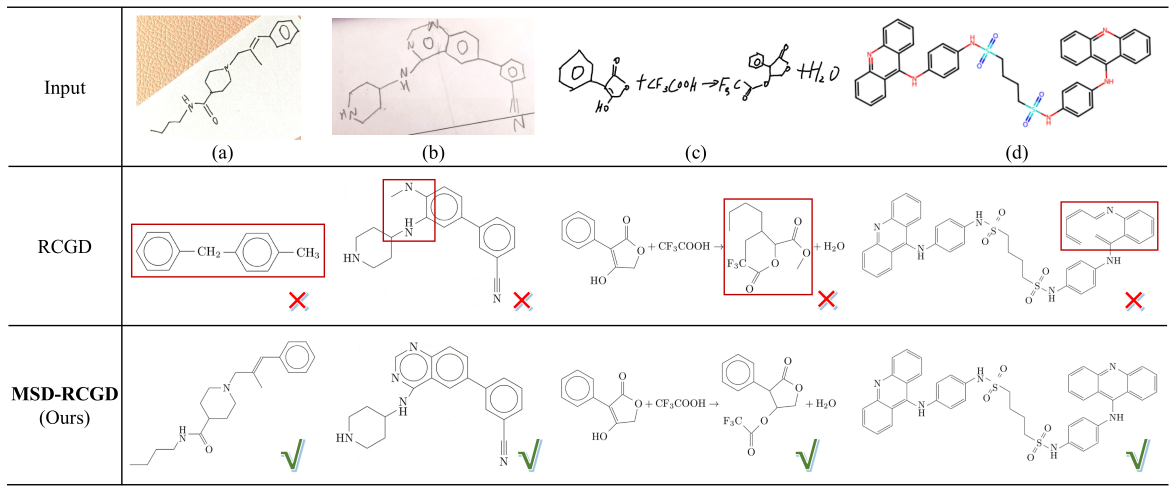
#> input picture img/Case_study.png, 2346 x 981 px (shown at 1/2 size)
$ python -i data_aug.py   (imports and definitions only)
#> lines starting #> are read from the running program, lines starting #| are printed output that depends on the picture
#> further down, picture is the input picture: shape (981, 2346, 3); mean B, G, R 244.4, 245, 246.6
import os
import cv2
import numpy
import random

#img [h, w, c] in [0,255]
# [59 lines left out: functions Generate_PadLine, Generate_PadRow, local_medblur, not called in this run]

#img [h, w, c]
def motion_blur(img):
    # [6 lines of commented-out code are left out]
    image = numpy.array(img)
    degree = random.randint(8,12)
    angle = random.randint(45,60)
    # degree = 16
    # angle = 60
    M = cv2.getRotationMatrix2D((degree / 2, degree / 2), angle, 1)
    motion_blur_kernel = numpy.diag(numpy.ones(degree))
    motion_blur_kernel = cv2.warpAffine(motion_blur_kernel, M, (degree, degree))
    motion_blur_kernel = motion_blur_kernel / degree
    blurred = cv2.filter2D(image, -1, motion_blur_kernel)
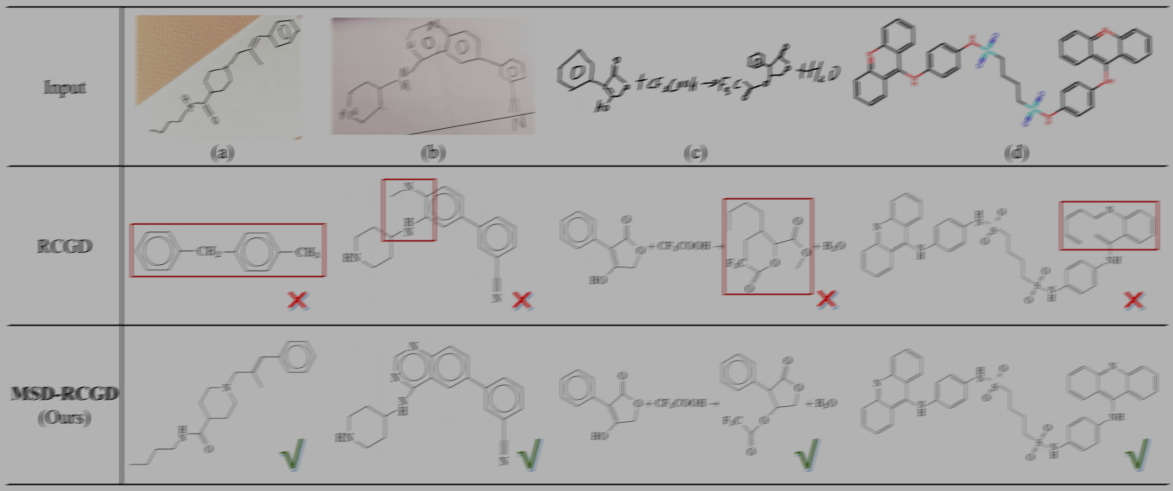
#> blurred: shape (981, 2346, 3) (shown at 1/2 size); mean B, G, R 170.5, 170.9, 172
    cv2.normalize(blurred, blurred, 0.0, 255.0, cv2.NORM_MINMAX)
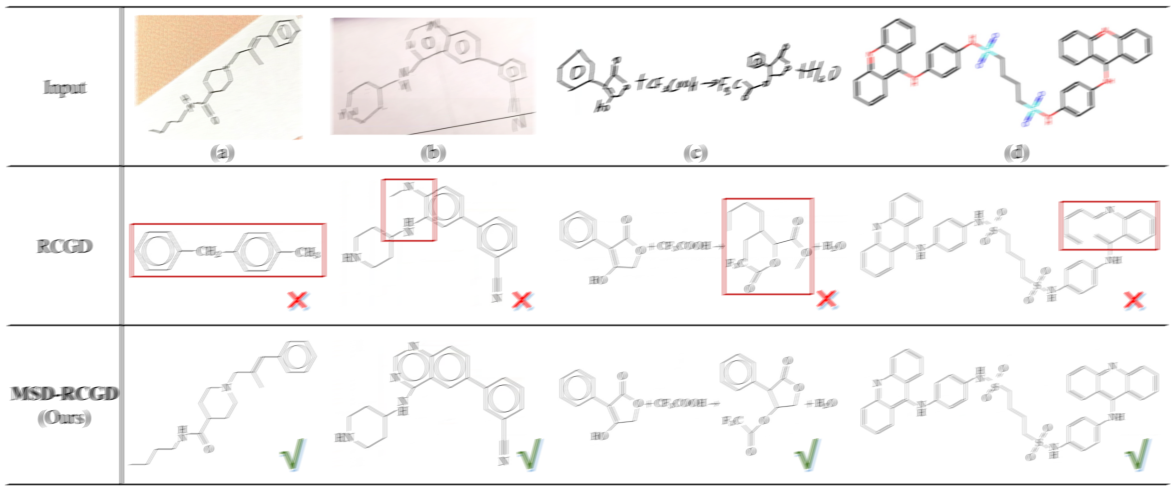
#> blurred: shape (981, 2346, 3) (shown at 1/2 size); mean B, G, R 244.3, 244.9, 246.5
    # img = blurred.transpose([2, 0, 1])
    img = blurred
    return img

#img [h, w, c]
# [22 lines left out: functions gaussian_blur, random_scale_downup, not called in this run]

>>> import cv2
>>> picture = cv2.imread('../img/Case_study.png')
>>> result = motion_blur(picture)

$ run again, on img/Framework.png
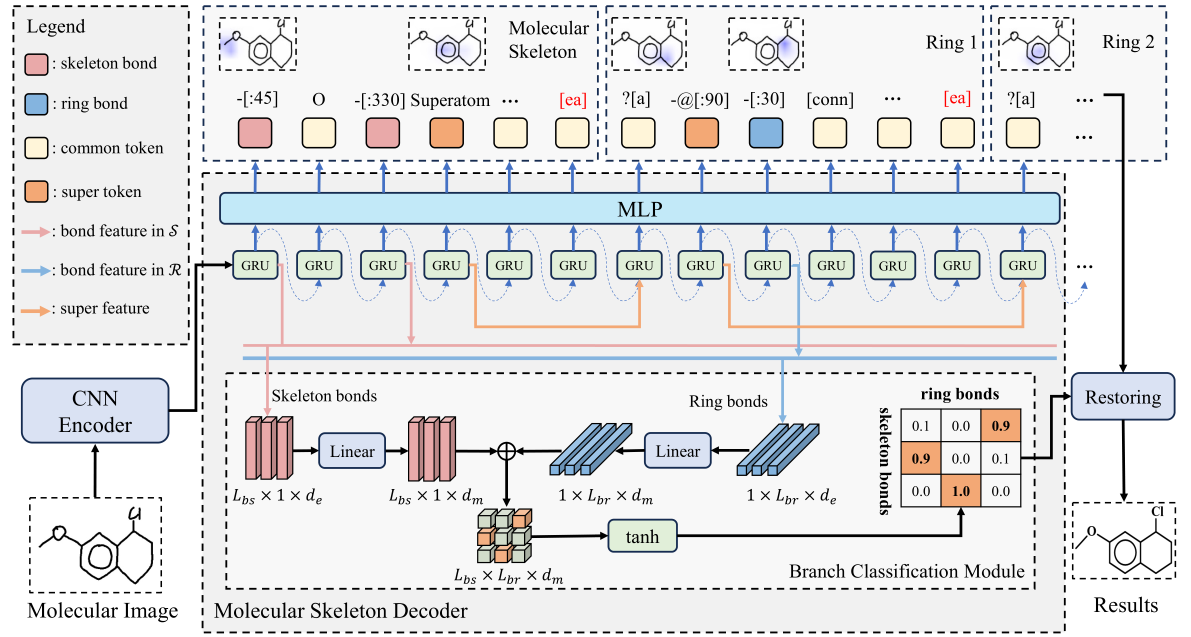
#> input picture img/Framework.png, 2381 x 1274 px (shown at 1/2 size)
#> picture is the input picture: shape (1274, 2381, 3); mean B, G, R 229.1, 228.1, 227.1
#> in motion_blur, `blurred = cv2.filter2D(image, -1, motion_blur_kernel)`:
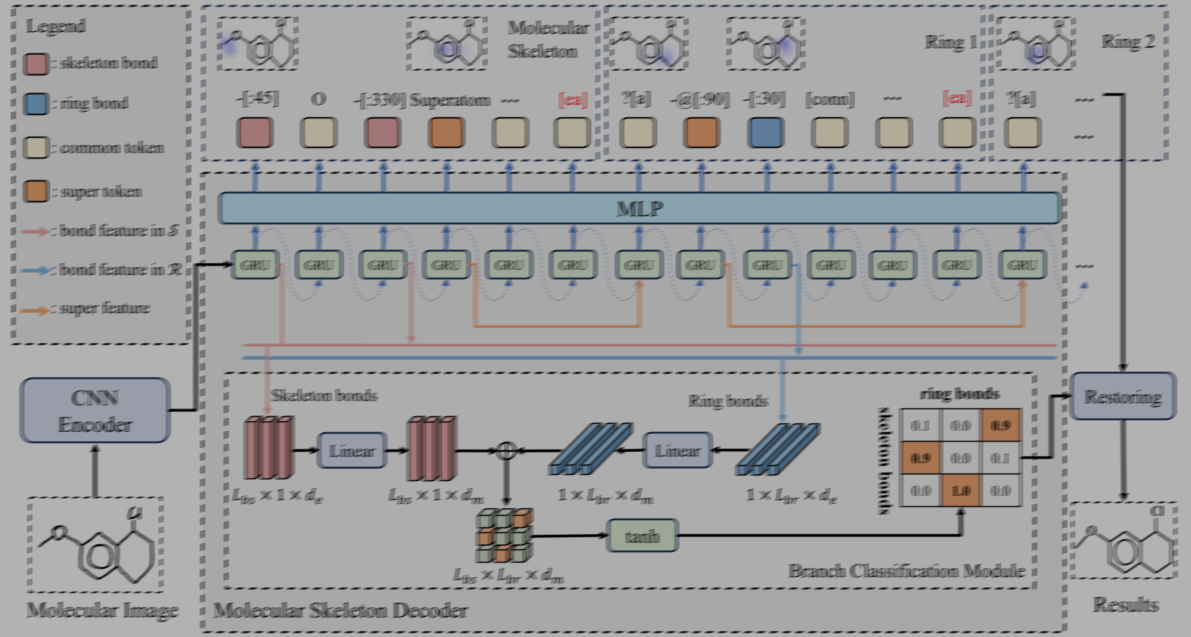
#> blurred: shape (1274, 2381, 3) (shown at 1/2 size); mean B, G, R 159.7, 159, 158.4
#> in motion_blur, `cv2.normalize(blurred, blurred, 0.0, 255.0, cv2.NORM_MINMAX)`:
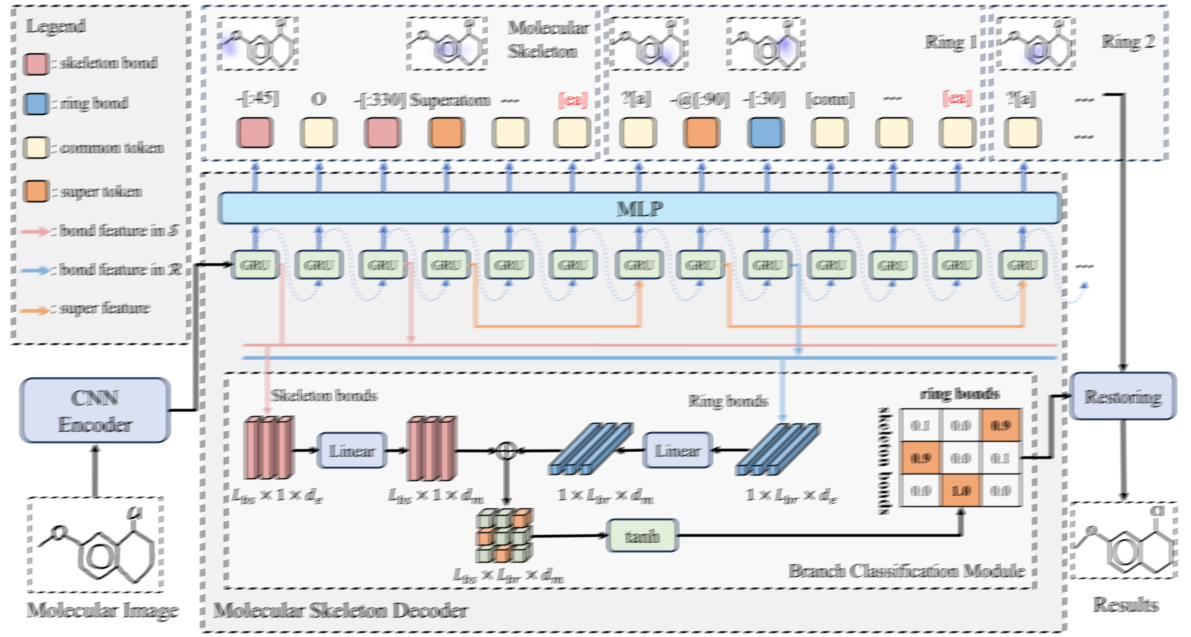
#> blurred: shape (1274, 2381, 3) (shown at 1/2 size); mean B, G, R 229, 227.9, 227

$ run again, on img/Generalization.png
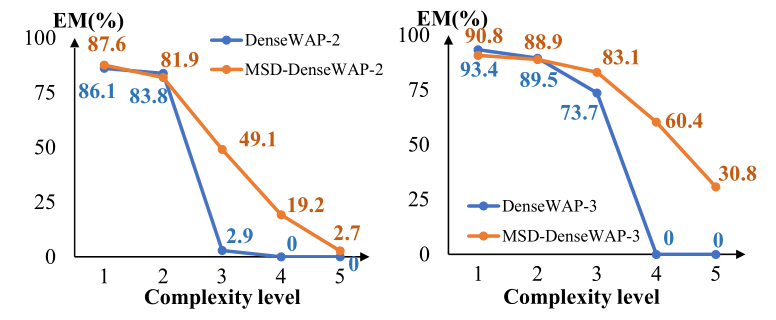
#> input picture img/Generalization.png, 776 x 320 px
#> picture is the input picture: shape (320, 776, 3); mean B, G, R 242.8, 242.9, 244.1
#> in motion_blur, `blurred = cv2.filter2D(image, -1, motion_blur_kernel)`:
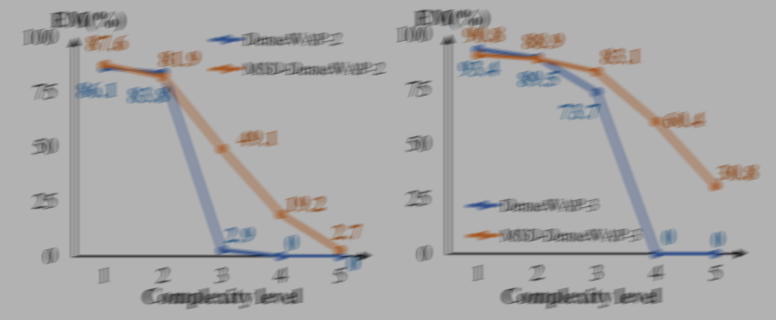
#> blurred: shape (320, 776, 3); mean B, G, R 169.4, 169.5, 170.3
#> in motion_blur, `cv2.normalize(blurred, blurred, 0.0, 255.0, cv2.NORM_MINMAX)`:
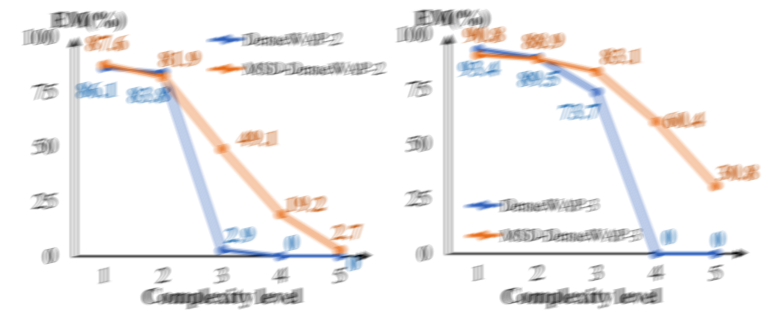
#> blurred: shape (320, 776, 3); mean B, G, R 241.1, 241.3, 242.6

$ run again, on img/Introduction.png
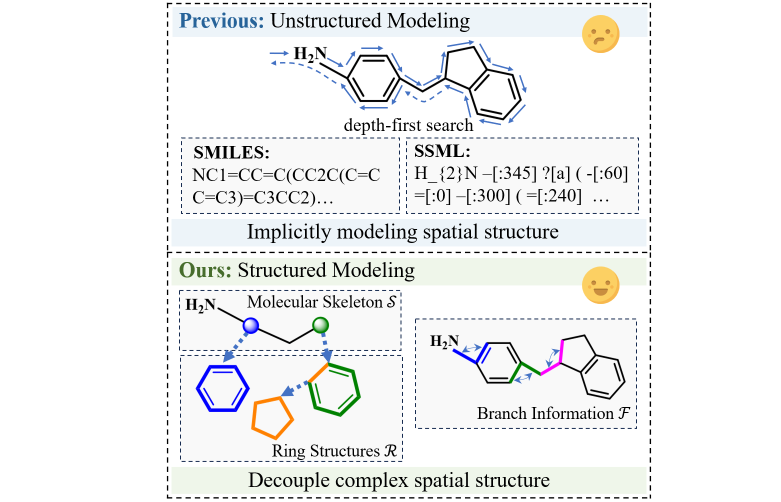
#> input picture img/Introduction.png, 1562 x 1004 px (shown at 1/2 size)
#> picture is the input picture: shape (1004, 1562, 3); mean B, G, R 241, 241.3, 240.3
#> in motion_blur, `blurred = cv2.filter2D(image, -1, motion_blur_kernel)`:
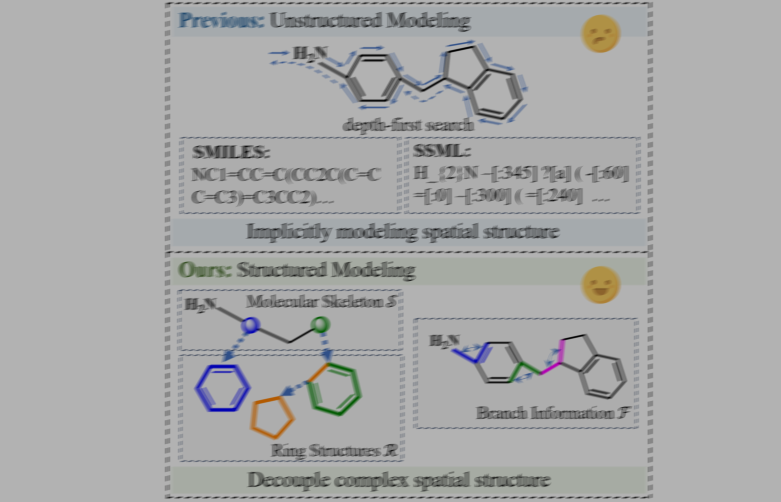
#> blurred: shape (1004, 1562, 3) (shown at 1/2 size); mean B, G, R 168, 168.2, 167.5
#> in motion_blur, `cv2.normalize(blurred, blurred, 0.0, 255.0, cv2.NORM_MINMAX)`:
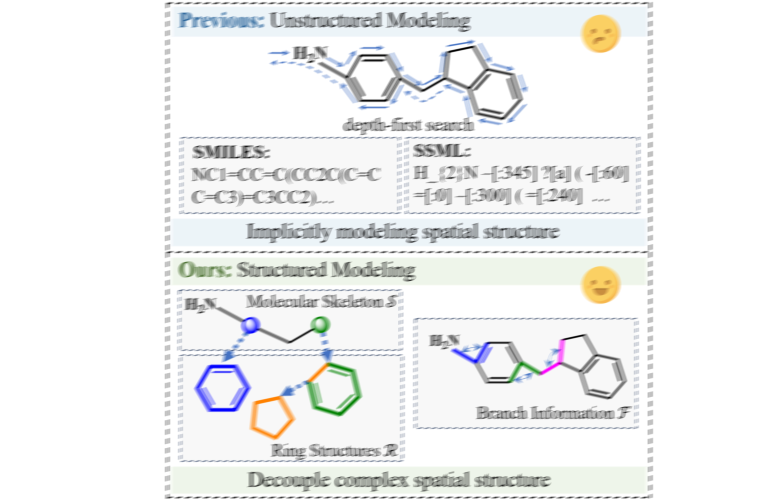
#> blurred: shape (1004, 1562, 3) (shown at 1/2 size); mean B, G, R 240.7, 241, 240
